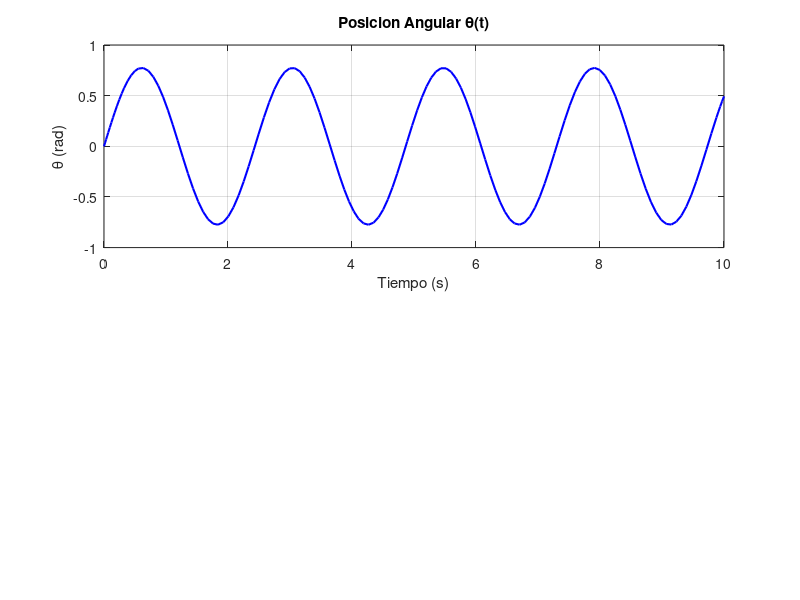

Recreate this plot in MATLAB.

m = 10;     
r = 0.05;   
k = 100;    


x0 = [0; 2]; 


tspan = [0 10];


sistema_ods = @(t, x) [x(2); -(2*k)/(3*m)*x(1)];


[t, x] = ode45(sistema_ods, tspan, x0);


figure;
subplot(2,1,1);
plot(t, x(:,1), 'b', 'LineWidth', 1.5);
grid on;
title('Posicion Angular \theta(t)');
xlabel('Tiempo (s)'); ylabel('\theta (rad)');
